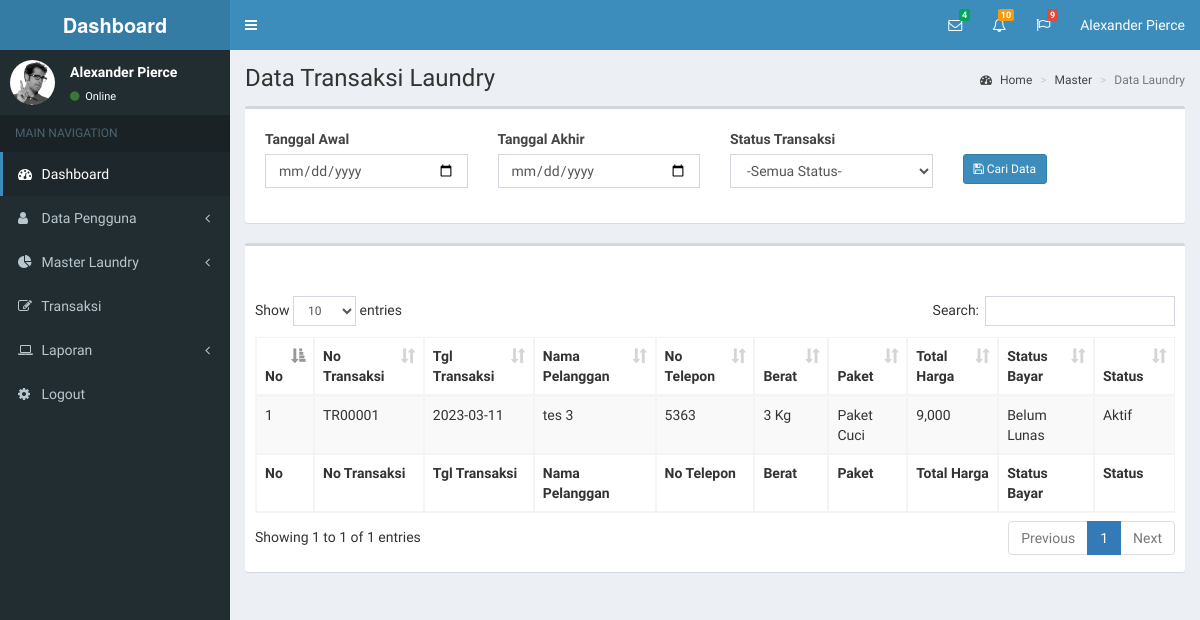
The page /laporantransaksi on the database as committed earlier.
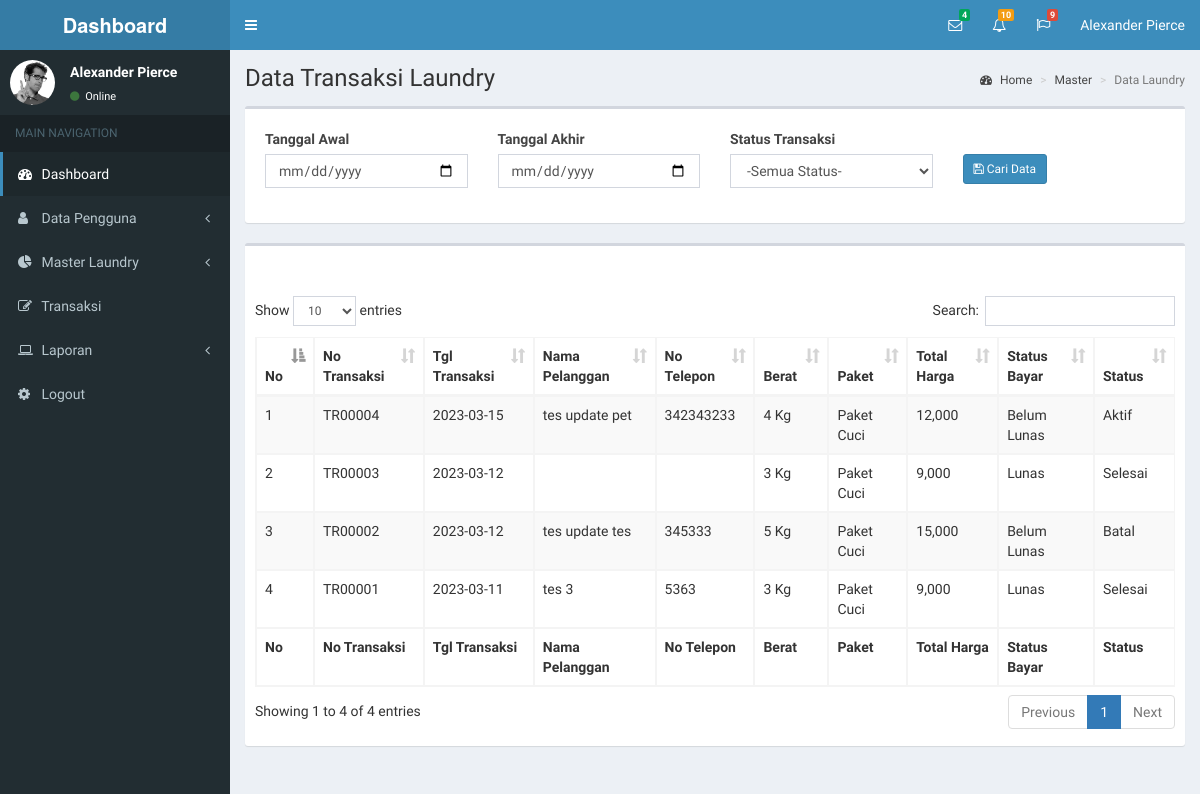
The same page on the database as committed later.
### tables this page shows
CREATE TABLE `tb_transaksi` (
  `id_transaksi` int(11) NOT NULL,
  `id_pelanggan` int(11) NOT NULL,
  `id_jenis_laundry` int(11) NOT NULL,
  `no_transaksi` varchar(10) NOT NULL,
  `harga_paket` int(7) NOT NULL,
  `berat_barang` int(3) NOT NULL,
  `total_harga` int(7) NOT NULL,
  `tgl_transaksi` date NOT NULL,
  `status_transaksi` varchar(25) NOT NULL,
  `status_bayar` varchar(25) NOT NULL,
  `catatan_pelanggan` text NOT NULL,
  `deleted` int(1) NOT NULL
);

CREATE TABLE `tb_pelanggan` (
  `id_pelanggan` int(11) NOT NULL,
  `nama_pelanggan` varchar(50) NOT NULL,
  `email_pelanggan` varchar(50) NOT NULL,
  `password_pelanggan` text NOT NULL,
  `no_telepon_pelanggan` varchar(13) NOT NULL,
  `alamat_pelanggan` text NOT NULL,
  `deleted` int(11) NOT NULL
);

CREATE TABLE `tb_jenis_laundry` (
  `id_jenis_laundry` int(11) NOT NULL,
  `nama_jenis_laundry` varchar(50) NOT NULL,
  `harga_jenis_laundry` varchar(6) NOT NULL,
  `deskripsi_jenis_laundry` text NOT NULL,
  `deleted` int(11) NOT NULL
);

### application/controllers/Dashboard_controller.php (called while the page is built, shortened)
<?php defined('BASEPATH')OR exit('No dirrect access allowed');
    class Dashboard_controller extends CI_Controller{
        public function __construct(){
            $this->load->model('Dashboard_model');
        }
        public function laporan_transaksi(){
            $data['listtransaksi'] = $this->Dashboard_model->get_data_transaksi();
            $this->load->view('header/index-header-dashboard');
            $this->load->view('laporan/index-laporan-transaksi',$data);
        }
    }
?>

### index.php (called while the page is built, shortened)
<?php
require_once BASEPATH.'core/CodeIgniter.php';

### application/models/Dashboard_model.php (called while the page is built, shortened)
<?php
    class Dashboard_model extends CI_Model{
        public function get_data_transaksi(){
            return $this->db->where('a.deleted',0)
                            ->select('a.*,b.*,c.*')
                            ->from('tb_transaksi a')
                            ->join('tb_pelanggan b','a.id_pelanggan = b.id_pelanggan','left')
                            ->join('tb_jenis_laundry c','a.id_jenis_laundry = c.id_jenis_laundry','left')
                            ->order_by('a.id_transaksi','DESC')
                            ->get()->result();
        }
    }
?>

### application/views/laporan/index-laporan-transaksi.php (the view, shortened to what the changed rows need)
<!DOCTYPE html>
<html>
  <head>
    <link rel="stylesheet" href="<?php echo base_url();?>assets/bootstrap/css/bootstrap.min.css">
    <link rel="stylesheet" href="https://maxcdn.bootstrapcdn.com/font-awesome/4.4.0/css/font-awesome.min.css">
    <link rel="stylesheet" href="https://code.ionicframework.com/ionicons/2.0.1/css/ionicons.min.css">
    <link rel="stylesheet" href="<?php echo base_url();?>assets/plugins/datatables/dataTables.bootstrap.css">
    <link rel="stylesheet" href="<?php echo base_url();?>assets/dist/css/AdminLTE.min.css">
    <link rel="stylesheet" href="<?php echo base_url();?>assets/dist/css/skins/_all-skins.min.css">
  </head>
  <body class="hold-transition skin-blue sidebar-mini">
    <div class="wrapper">
      <div class="content-wrapper">
        <section class="content-header">
          <h1>
            Data Transaksi Laundry
          </h1>
        </section>
        <section class="content">
          <div class="row">
            <div class="col-xs-12">
              <div class="box">
                <div class="box-header">
                  <br>
                </div>
                <div class="box-body">
                  <table id="example1" class="table table-bordered table-striped">
                    <thead>
                      <tr>
                        <th width="10px">No</th>
                        <th>No Transaksi</th>
                        <th>Tgl Transaksi</th>
                        <th>Nama Pelanggan</th>
                        <th>No Telepon</th>
                        <th>Berat</th>
                        <th>Paket</th>
                        <th>Total Harga</th>
                        <th>Status Bayar</th>
                        <th>Status</th>
                      </tr>
                    </thead>
                    <tbody>
                      <?php
                        $no=1;
                        foreach($listtransaksi as $transaksi) {
                      ?>
                        <tr>
                          <td><?php echo $no++;?></td>
                          <td><?php echo $transaksi->no_transaksi;?></td>
                          <td><?php echo $transaksi->tgl_transaksi;?></td>
                          <td><?php echo $transaksi->nama_pelanggan;?></td>
                          <td><?php echo $transaksi->no_telepon_pelanggan;?></td>
                          <td><?php echo $transaksi->berat_barang;?> Kg</td>
                          <td><?php echo $transaksi->nama_jenis_laundry;?></td>
                          <td><?php echo number_format($transaksi->total_harga);?></td>
                          <td><?php echo $transaksi->status_bayar;?></td>
                          <td><?php echo $transaksi->status_transaksi;?></td>
                        </tr>
                      <?php } ?>
                    </tbody>
                    <tfoot>
                      <tr>
                        <th width="10px">No</th>
                        <th>No Transaksi</th>
                        <th>Tgl Transaksi</th>
                        <th>Nama Pelanggan</th>
                        <th>No Telepon</th>
                        <th>Berat</th>
                        <th>Paket</th>
                        <th>Total Harga</th>
                        <th>Status Bayar</th>
                        <th>Status</th>
                      </tr>
                    </tfoot>
                  </table>
                </div>
              </div>
            </div>
          </div>
        </section>
      </div>
    </div>
  </body>
</html>

Rows that differ between the two databases and show on the page:
added tb_transaksi: no_transaksi "TR00004", tgl_transaksi "2023-03-15", id_pelanggan.nama_pelanggan "tes update pet", id_pelanggan.no_telepon_pelanggan "342343233", berat_barang "4", id_jenis_laundry.nama_jenis_laundry "Paket Cuci", total_harga "12,000", status_bayar "Belum Lunas", status_transaksi "Aktif"
added tb_transaksi: no_transaksi "TR00003", tgl_transaksi "2023-03-12", berat_barang "3", id_jenis_laundry.nama_jenis_laundry "Paket Cuci", total_harga "9,000", status_bayar "Lunas", status_transaksi "Selesai"
added tb_transaksi: no_transaksi "TR00002", tgl_transaksi "2023-03-12", id_pelanggan.nama_pelanggan "tes update tes", id_pelanggan.no_telepon_pelanggan "345333", berat_barang "5", id_jenis_laundry.nama_jenis_laundry "Paket Cuci", total_harga "15,000", status_bayar "Belum Lunas", status_transaksi "Batal"
changed tb_transaksi "TR00001": status_bayar "Belum Lunas" → "Lunas"; status_transaksi "Aktif" → "Selesai"
Other text that changed with them:
text written by a page script: "Show entries Search: Showing 1 to 1 of 1 entries Previous 1 Next" → "Show entries Search: Showing 1 to 4 of 4 entries Previous 1 Next"
